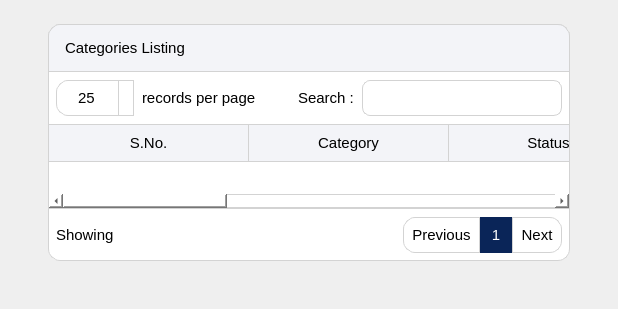
       <widget class="QWidget" name="manageCatContents">
        <property name="geometry">
         <rect>
          <x>0</x>
          <y>0</y>
          <width>618</width>
          <height>309</height>
         </rect>
        </property>
        <property name="styleSheet">
         <string notr="true"/>
        </property>
        <layout class="QGridLayout" name="gridLayout_3">
         <property name="leftMargin">
          <number>48</number>
         </property>
         <property name="topMargin">
          <number>24</number>
         </property>
         <property name="rightMargin">
          <number>48</number>
         </property>
         <property name="bottomMargin">
          <number>48</number>
         </property>
         <item row="0" column="0">
          <widget class="QWidget" name="manageCatWidget" native="true">
           <property name="styleSheet">
            <string notr="true">QWidget{
color: rgb(0, 0, 0);

background-color: rgb(255, 255, 255);
border: 1px solid lightgray;
border-radius: 12px;
}

</string>
           </property>
           <layout class="QVBoxLayout" name="verticalLayout_5">
            <property name="spacing">
             <number>0</number>
            </property>
            <property name="leftMargin">
             <number>0</number>
            </property>
            <property name="topMargin">
             <number>0</number>
            </property>
            <property name="rightMargin">
             <number>0</number>
            </property>
            <property name="bottomMargin">
             <number>0</number>
            </property>
            <item>
             <widget class="QLabel" name="label">
              <property name="sizePolicy">
               <sizepolicy hsizetype="Preferred" vsizetype="Fixed">
                <horstretch>0</horstretch>
                <verstretch>0</verstretch>
               </sizepolicy>
              </property>
              <property name="minimumSize">
               <size>
                <width>0</width>
                <height>48</height>
               </size>
              </property>
              <property name="maximumSize">
               <size>
                <width>16777215</width>
                <height>48</height>
               </size>
              </property>
              <property name="font">
               <font>
                <pointsize>11</pointsize>
                <bold>false</bold>
               </font>
              </property>
              <property name="styleSheet">
               <string notr="true">QLabel{
color: black;
background-color: rgb(243, 244, 248);
border: 1px solid lightgray;
padding-left: 12px;
border-bottom-left-radius: 0px;
border-bottom-right-radius: 0px;
}</string>
              </property>
              <property name="text">
               <string>Categories Listing</string>
              </property>
             </widget>
            </item>
            <item>
             <layout class="QHBoxLayout" name="horizontalLayout_7">
              <property name="spacing">
               <number>8</number>
              </property>
              <property name="leftMargin">
               <number>8</number>
              </property>
              <property name="topMargin">
               <number>8</number>
              </property>
              <property name="rightMargin">
               <number>8</number>
              </property>
              <property name="bottomMargin">
               <number>8</number>
              </property>
              <item>
               <widget class="QSpinBox" name="spinBox">
                <property name="sizePolicy">
                 <sizepolicy hsizetype="Preferred" vsizetype="Fixed">
                  <horstretch>0</horstretch>
                  <verstretch>0</verstretch>
                 </sizepolicy>
                </property>
                <property name="minimumSize">
                 <size>
                  <width>0</width>
                  <height>36</height>
                 </size>
                </property>
                <property name="maximumSize">
                 <size>
                  <width>16777215</width>
                  <height>36</height>
                 </size>
                </property>
                <property name="font">
                 <font>
                  <pointsize>11</pointsize>
                 </font>
                </property>
                <property name="styleSheet">
                 <string notr="true">QSpinBox {
	width: 60px; /* make room for the arrows */
    border-width: 1;
}

QSpinBox::up-button {
    subcontrol-origin: border;
    subcontrol-position: top right;
    width: 14px;
    background-color: white;
    border: 1px solid lightgray;
	border-bottom-width: 0px;
   
}

QSpinBox::up-button:hover {
    background-color:rgb(221, 221, 221);
}

QSpinBox::up-button:pressed {
    background-color:yellow;
}

QSpinBox::up-arrow {
    image: url(:/icons/res/icon/arrow-up.png);
    width: 10px;
    height: 10px;
}



QSpinBox::down-button {
    subcontrol-origin: border;
    subcontrol-position: bottom right; 

    width: 14px;
	background-color: white;
    border: 1px solid lightgray;
	border-top-width: 0px;
	
}

QSpinBox::down-button:hover {
    background-color: rgb(221, 221, 221);
}

QSpinBox::down-button:pressed {
   background-color: yellow;
}

QSpinBox::down-arrow {
    
	image: url(:/icons/res/icon/arrow-down.png);
    width: 10px;
    height: 10px;
}
</string>
                </property>
                <property name="alignment">
                 <set>Qt::AlignmentFlag::AlignCenter</set>
                </property>
                <property name="readOnly">
                 <bool>false</bool>
                </property>
                <property name="minimum">
                 <number>25</number>
                </property>
                <property name="maximum">
                 <number>100</number>
                </property>
                <property name="singleStep">
                 <number>25</number>
                </property>
               </widget>
              </item>
              <item>
               <widget class="QLabel" name="label_2">
                <property name="font">
                 <font>
                  <pointsize>11</pointsize>
                 </font>
                </property>
                <property name="styleSheet">
                 <string notr="true">border:none;</string>
                </property>
                <property name="text">
                 <string>records per page</string>
                </property>
               </widget>
              </item>
              <item>
               <spacer name="horizontalSpacer_5">
                <property name="orientation">
                 <enum>Qt::Orientation::Horizontal</enum>
                </property>
                <property name="sizeHint" stdset="0">
                 <size>
                  <width>40</width>
                  <height>20</height>
                 </size>
                </property>
               </spacer>
              </item>
              <item>
               <widget class="QLabel" name="label_5">
                <property name="font">
                 <font>
                  <pointsize>11</pointsize>
                 </font>
                </property>
                <property name="styleSheet">
                 <string notr="true">border:none;</string>
                </property>
                <property name="text">
                 <string>Search :</string>
                </property>
               </widget>
              </item>
              <item>
               <widget class="QLineEdit" name="lineEdit">
                <property name="sizePolicy">
                 <sizepolicy hsizetype="Fixed" vsizetype="Fixed">
                  <horstretch>0</horstretch>
                  <verstretch>0</verstretch>
                 </sizepolicy>
                </property>
                <property name="minimumSize">
                 <size>
                  <width>200</width>
                  <height>36</height>
                 </size>
                </property>
                <property name="maximumSize">
                 <size>
                  <width>200</width>
                  <height>36</height>
                 </size>
                </property>
                <property name="styleSheet">
                 <string notr="true">QLineEdit{
border: 1px solid lightgray;
border-radius: 8px;
padding-left: 12px;
color: rgb(79, 79, 79);
}</string>
                </property>
               </widget>
              </item>
             </layout>
            </item>
            <item>
             <widget class="QTableWidget" name="tableWidget">
              <property name="sizePolicy">
               <sizepolicy hsizetype="Expanding" vsizetype="Expanding">
                <horstretch>0</horstretch>
                <verstretch>0</verstretch>
               </sizepolicy>
              </property>
              <property name="font">
               <font>
                <pointsize>11</pointsize>
               </font>
              </property>
              <property name="styleSheet">
               <string notr="true">QHeaderView{
border: none;
border-radius:0px;
border-bottom: 1px solid lightgray;
min-height: 36px;
}

QHeaderView::section{
background-color: rgb(243, 244, 248);
border:none;
border-right: 1px solid lightgray;
}

QTableWidget{
border-radius: 0px;
background-color: white;
alternate-background-color: rgb(243, 244, 248);
}

QTableWidget::item {
 padding-left: 10px;
padding-right: 10px;
}</string>
              </property>
              <property name="lineWidth">
               <number>1</number>
              </property>
              <property name="midLineWidth">
               <number>0</number>
              </property>
              <property name="horizontalScrollBarPolicy">
               <enum>Qt::ScrollBarPolicy::ScrollBarAsNeeded</enum>
              </property>
              <property name="editTriggers">
               <set>QAbstractItemView::EditTrigger::NoEditTriggers</set>
              </property>
              <property name="alternatingRowColors">
               <bool>true</bool>
              </property>
              <property name="selectionMode">
               <enum>QAbstractItemView::SelectionMode::ExtendedSelection</enum>
              </property>
              <property name="textElideMode">
               <enum>Qt::TextElideMode::ElideRight</enum>
              </property>
              <property name="showGrid">
               <bool>true</bool>
              </property>
              <property name="gridStyle">
               <enum>Qt::PenStyle::SolidLine</enum>
              </property>
              <property name="wordWrap">
               <bool>true</bool>
              </property>
              <property name="cornerButtonEnabled">
               <bool>true</bool>
              </property>
              <attribute name="horizontalHeaderVisible">
               <bool>true</bool>
              </attribute>
              <attribute name="horizontalHeaderCascadingSectionResizes">
               <bool>true</bool>
              </attribute>
              <attribute name="horizontalHeaderMinimumSectionSize">
               <number>200</number>
              </attribute>
              <attribute name="horizontalHeaderDefaultSectionSize">
               <number>200</number>
              </attribute>
              <attribute name="horizontalHeaderHighlightSections">
               <bool>false</bool>
              </attribute>
              <attribute name="horizontalHeaderShowSortIndicator" stdset="0">
               <bool>false</bool>
              </attribute>
              <attribute name="horizontalHeaderStretchLastSection">
               <bool>true</bool>
              </attribute>
              <attribute name="verticalHeaderVisible">
               <bool>false</bool>
              </attribute>
              <attribute name="verticalHeaderCascadingSectionResizes">
               <bool>false</bool>
              </attribute>
              <attribute name="verticalHeaderMinimumSectionSize">
               <number>48</number>
              </attribute>
              <attribute name="verticalHeaderDefaultSectionSize">
               <number>48</number>
              </attribute>
              <attribute name="verticalHeaderStretchLastSection">
               <bool>false</bool>
              </attribute>
              <column>
               <property name="text">
                <string>S.No.</string>
               </property>
               <property name="font">
                <font>
                 <pointsize>11</pointsize>
                 <fontweight>DemiBold</fontweight>
                </font>
               </property>
              </column>
              <column>
               <property name="text">
                <string>Category</string>
               </property>
               <property name="font">
                <font>
                 <pointsize>11</pointsize>
                 <fontweight>DemiBold</fontweight>
                </font>
               </property>
              </column>
              <column>
               <property name="text">
                <string>Status</string>
               </property>
               <property name="font">
                <font>
                 <pointsize>11</pointsize>
                 <fontweight>DemiBold</fontweight>
                </font>
               </property>
              </column>
              <column>
               <property name="text">
                <string>Creation Date</string>
               </property>
               <property name="font">
                <font>
                 <pointsize>11</pointsize>
                 <fontweight>DemiBold</fontweight>
                </font>
               </property>
              </column>
              <column>
               <property name="text">
                <string>Updation Date</string>
               </property>
               <property name="font">
                <font>
                 <pointsize>11</pointsize>
                 <fontweight>DemiBold</fontweight>
                </font>
               </property>
              </column>
              <column>
               <property name="text">
                <string>Action</string>
               </property>
               <property name="font">
                <font>
                 <pointsize>11</pointsize>
                 <fontweight>DemiBold</fontweight>
                </font>
               </property>
              </column>
             </widget>
            </item>
            <item>
             <layout class="QHBoxLayout" name="horizontalLayout_8">
              <property name="spacing">
               <number>0</number>
              </property>
              <property name="leftMargin">
               <number>8</number>
              </property>
              <property name="topMargin">
               <number>8</number>
              </property>
              <property name="rightMargin">
               <number>8</number>
              </property>
              <property name="bottomMargin">
               <number>8</number>
              </property>
              <item>
               <widget class="QLabel" name="label_6">
                <property name="sizePolicy">
                 <sizepolicy hsizetype="Preferred" vsizetype="Fixed">
                  <horstretch>0</horstretch>
                  <verstretch>0</verstretch>
                 </sizepolicy>
                </property>
                <property name="minimumSize">
                 <size>
                  <width>0</width>
                  <height>36</height>
                 </size>
                </property>
                <property name="maximumSize">
                 <size>
                  <width>16777215</width>
                  <height>36</height>
                 </size>
                </property>
                <property name="font">
                 <font>
                  <pointsize>11</pointsize>
                 </font>
                </property>
                <property name="styleSheet">
                 <string notr="true">border:none;</string>
                </property>
                <property name="text">
                 <string>Showing</string>
                </property>
               </widget>
              </item>
              <item>
               <spacer name="horizontalSpacer_6">
                <property name="orientation">
                 <enum>Qt::Orientation::Horizontal</enum>
                </property>
                <property name="sizeHint" stdset="0">
                 <size>
                  <width>40</width>
                  <height>20</height>
                 </size>
                </property>
               </spacer>
              </item>
              <item>
               <widget class="QPushButton" name="pushButton">
                <property name="minimumSize">
                 <size>
                  <width>0</width>
                  <height>36</height>
                 </size>
                </property>
                <property name="maximumSize">
                 <size>
                  <width>16777215</width>
                  <height>36</height>
                 </size>
                </property>
                <property name="font">
                 <font>
                  <pointsize>11</pointsize>
                 </font>
                </property>
                <property name="styleSheet">
                 <string notr="true">QPushButton{
color: black;
border: 1px solid lightgray;
border-top-right-radius: 0px;
border-bottom-right-radius:0px;
padding-left: 8px;
padding-right: 8px;
}

QPushButton:hover{
color: rgb(255, 255, 255);
background-color: rgb(10, 37, 88);
border: 1px solid rgb(10, 37, 88);
}</string>
                </property>
                <property name="text">
                 <string>Previous</string>
                </property>
               </widget>
              </item>
              <item>
               <widget class="QLabel" name="label_7">
                <property name="sizePolicy">
                 <sizepolicy hsizetype="Fixed" vsizetype="Fixed">
                  <horstretch>0</horstretch>
                  <verstretch>0</verstretch>
                 </sizepolicy>
                </property>
                <property name="minimumSize">
                 <size>
                  <width>32</width>
                  <height>36</height>
                 </size>
                </property>
                <property name="maximumSize">
                 <size>
                  <width>32</width>
                  <height>36</height>
                 </size>
                </property>
                <property name="font">
                 <font>
                  <pointsize>11</pointsize>
                 </font>
                </property>
                <property name="styleSheet">
                 <string notr="true">QLabel{
color: rgb(255, 255, 255);
background-color: rgb(10, 37, 88);
border: 1px solid rgb(10, 37, 88);
border-radius: 0px;
}</string>
                </property>
                <property name="text">
                 <string>1</string>
                </property>
                <property name="alignment">
                 <set>Qt::AlignmentFlag::AlignCenter</set>
                </property>
               </widget>
              </item>
              <item>
               <widget class="QPushButton" name="pushButton_2">
                <property name="minimumSize">
                 <size>
                  <width>0</width>
                  <height>36</height>
                 </size>
                </property>
                <property name="maximumSize">
                 <size>
                  <width>16777215</width>
                  <height>36</height>
                 </size>
                </property>
                <property name="font">
                 <font>
                  <pointsize>11</pointsize>
                 </font>
                </property>
                <property name="styleSheet">
                 <string notr="true">QPushButton{
color: black;
border: 1px solid lightgray;
border-top-left-radius: 0px;
border-bottom-left-radius:0px;
padding-left: 8px;
padding-right: 8px;
}

QPushButton:hover{
color: rgb(255, 255, 255);
background-color: rgb(10, 37, 88);
border: 1px solid rgb(10, 37, 88);
}</string>
                </property>
                <property name="text">
                 <string>Next</string>
                </property>
               </widget>
              </item>
             </layout>
            </item>
           </layout>
          </widget>
         </item>
        </layout>
       </widget>
